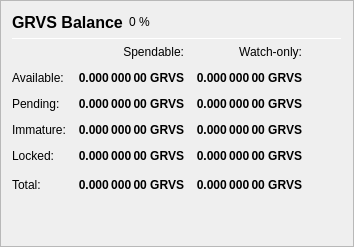
                   <widget class="QFrame" name="frame_Balances">
                    <property name="frameShape">
                     <enum>QFrame::StyledPanel</enum>
                    </property>
                    <property name="frameShadow">
                     <enum>QFrame::Raised</enum>
                    </property>
                    <layout class="QVBoxLayout" name="verticalLayout_4">
                     <item>
                      <layout class="QHBoxLayout" name="horizontalLayout_4">
                       <item>
                        <widget class="QLabel" name="label_5">
                         <property name="minimumSize">
                          <size>
                           <width>0</width>
                           <height>20</height>
                          </size>
                         </property>
                         <property name="font">
                          <font>
                           <pointsize>12</pointsize>
                           <weight>75</weight>
                           <bold>true</bold>
                          </font>
                         </property>
                         <property name="text">
                          <string>GRVS Balance</string>
                         </property>
                        </widget>
                       </item>
                       <item>
                        <widget class="QLabel" name="labelGRVSPercent">
                         <property name="text">
                          <string notr="true">0 %</string>
                         </property>
                        </widget>
                       </item>
                       <item>
                        <spacer name="horizontalSpacer_3">
                         <property name="orientation">
                          <enum>Qt::Horizontal</enum>
                         </property>
                         <property name="sizeHint" stdset="0">
                          <size>
                           <width>40</width>
                           <height>20</height>
                          </size>
                         </property>
                        </spacer>
                       </item>
                      </layout>
                     </item>
                     <item>
                      <widget class="Line" name="line_Balance">
                       <property name="minimumSize">
                        <size>
                         <width>0</width>
                         <height>1</height>
                        </size>
                       </property>
                       <property name="maximumSize">
                        <size>
                         <width>16777215</width>
                         <height>1</height>
                        </size>
                       </property>
                       <property name="orientation">
                        <enum>Qt::Horizontal</enum>
                       </property>
                      </widget>
                     </item>
                     <item>
                      <layout class="QGridLayout" name="gridLayout">
                       <property name="spacing">
                        <number>12</number>
                       </property>
                       <item row="0" column="1">
                        <widget class="QLabel" name="labelSpendable">
                         <property name="text">
                          <string>Spendable:</string>
                         </property>
                         <property name="alignment">
                          <set>Qt::AlignRight|Qt::AlignTrailing|Qt::AlignVCenter</set>
                         </property>
                        </widget>
                       </item>
                       <item row="0" column="2">
                        <widget class="QLabel" name="labelWatchonly">
                         <property name="text">
                          <string>Watch-only:</string>
                         </property>
                         <property name="alignment">
                          <set>Qt::AlignRight|Qt::AlignTrailing|Qt::AlignVCenter</set>
                         </property>
                        </widget>
                       </item>
                       <item row="1" column="0">
                        <widget class="QLabel" name="labelBalanceText">
                         <property name="text">
                          <string>Available:</string>
                         </property>
                        </widget>
                       </item>
                       <item row="1" column="1">
                        <widget class="QLabel" name="labelBalance">
                         <property name="font">
                          <font>
                           <weight>75</weight>
                           <bold>true</bold>
                          </font>
                         </property>
                         <property name="cursor">
                          <cursorShape>IBeamCursor</cursorShape>
                         </property>
                         <property name="toolTip">
                          <string>Your current spendable balance</string>
                         </property>
                         <property name="text">
                          <string notr="true">0.000 000 00 GRVS</string>
                         </property>
                         <property name="alignment">
                          <set>Qt::AlignRight|Qt::AlignTrailing|Qt::AlignVCenter</set>
                         </property>
                         <property name="textInteractionFlags">
                          <set>Qt::LinksAccessibleByMouse|Qt::TextSelectableByKeyboard|Qt::TextSelectableByMouse</set>
                         </property>
                        </widget>
                       </item>
                       <item row="1" column="2">
                        <widget class="QLabel" name="labelWatchAvailable">
                         <property name="font">
                          <font>
                           <weight>75</weight>
                           <bold>true</bold>
                          </font>
                         </property>
                         <property name="cursor">
                          <cursorShape>IBeamCursor</cursorShape>
                         </property>
                         <property name="toolTip">
                          <string>Your current balance in watch-only addresses</string>
                         </property>
                         <property name="text">
                          <string notr="true">0.000 000 00 GRVS</string>
                         </property>
                         <property name="alignment">
                          <set>Qt::AlignRight|Qt::AlignTrailing|Qt::AlignVCenter</set>
                         </property>
                         <property name="textInteractionFlags">
                          <set>Qt::LinksAccessibleByMouse|Qt::TextSelectableByKeyboard|Qt::TextSelectableByMouse</set>
                         </property>
                        </widget>
                       </item>
                       <item row="2" column="0">
                        <widget class="QLabel" name="labelPendingText">
                         <property name="text">
                          <string>Pending:</string>
                         </property>
                        </widget>
                       </item>
                       <item row="2" column="1">
                        <widget class="QLabel" name="labelUnconfirmed">
                         <property name="font">
                          <font>
                           <weight>75</weight>
                           <bold>true</bold>
                          </font>
                         </property>
                         <property name="cursor">
                          <cursorShape>IBeamCursor</cursorShape>
                         </property>
                         <property name="toolTip">
                          <string>Total of transactions that have yet to be confirmed, and do not yet count toward the spendable balance</string>
                         </property>
                         <property name="text">
                          <string notr="true">0.000 000 00 GRVS</string>
                         </property>
                         <property name="alignment">
                          <set>Qt::AlignRight|Qt::AlignTrailing|Qt::AlignVCenter</set>
                         </property>
                         <property name="textInteractionFlags">
                          <set>Qt::LinksAccessibleByMouse|Qt::TextSelectableByKeyboard|Qt::TextSelectableByMouse</set>
                         </property>
                        </widget>
                       </item>
                       <item row="2" column="2">
                        <widget class="QLabel" name="labelWatchPending">
                         <property name="font">
                          <font>
                           <weight>75</weight>
                           <bold>true</bold>
                          </font>
                         </property>
                         <property name="cursor">
                          <cursorShape>IBeamCursor</cursorShape>
                         </property>
                         <property name="toolTip">
                          <string>Unconfirmed transactions to watch-only addresses</string>
                         </property>
                         <property name="text">
                          <string notr="true">0.000 000 00 GRVS</string>
                         </property>
                         <property name="alignment">
                          <set>Qt::AlignRight|Qt::AlignTrailing|Qt::AlignVCenter</set>
                         </property>
                         <property name="textInteractionFlags">
                          <set>Qt::LinksAccessibleByMouse|Qt::TextSelectableByKeyboard|Qt::TextSelectableByMouse</set>
                         </property>
                        </widget>
                       </item>
                       <item row="3" column="0">
                        <widget class="QLabel" name="labelImmatureText">
                         <property name="text">
                          <string>Immature:</string>
                         </property>
                        </widget>
                       </item>
                       <item row="3" column="1">
                        <widget class="QLabel" name="labelImmature">
                         <property name="font">
                          <font>
                           <weight>75</weight>
                           <bold>true</bold>
                          </font>
                         </property>
                         <property name="cursor">
                          <cursorShape>IBeamCursor</cursorShape>
                         </property>
                         <property name="toolTip">
                          <string>Staked or masternode rewards that has not yet matured</string>
                         </property>
                         <property name="text">
                          <string notr="true">0.000 000 00 GRVS</string>
                         </property>
                         <property name="alignment">
                          <set>Qt::AlignRight|Qt::AlignTrailing|Qt::AlignVCenter</set>
                         </property>
                         <property name="textInteractionFlags">
                          <set>Qt::LinksAccessibleByMouse|Qt::TextSelectableByKeyboard|Qt::TextSelectableByMouse</set>
                         </property>
                        </widget>
                       </item>
                       <item row="3" column="2">
                        <widget class="QLabel" name="labelWatchImmature">
                         <property name="font">
                          <font>
                           <weight>75</weight>
                           <bold>true</bold>
                          </font>
                         </property>
                         <property name="cursor">
                          <cursorShape>IBeamCursor</cursorShape>
                         </property>
                         <property name="toolTip">
                          <string>Staked or masternode rewards in watch-only addresses that has not yet matured</string>
                         </property>
                         <property name="text">
                          <string notr="true">0.000 000 00 GRVS</string>
                         </property>
                         <property name="alignment">
                          <set>Qt::AlignRight|Qt::AlignTrailing|Qt::AlignVCenter</set>
                         </property>
                         <property name="textInteractionFlags">
                          <set>Qt::LinksAccessibleByMouse|Qt::TextSelectableByKeyboard|Qt::TextSelectableByMouse</set>
                         </property>
                        </widget>
                       </item>
                       <item row="4" column="0">
                        <widget class="QLabel" name="labelLockedBalanceText">
                         <property name="toolTip">
                          <string>Locked GRVS or Masternode collaterals. These are excluded from zGRVS minting.</string>
                         </property>
                         <property name="text">
                          <string>Locked:</string>
                         </property>
                        </widget>
                       </item>
                       <item row="4" column="1">
                        <widget class="QLabel" name="labelLockedBalance">
                         <property name="font">
                          <font>
                           <weight>75</weight>
                           <bold>true</bold>
                          </font>
                         </property>
                         <property name="cursor">
                          <cursorShape>IBeamCursor</cursorShape>
                         </property>
                         <property name="toolTip">
                          <string>Locked GRVS or Masternode collaterals. These are excluded from zGRVS minting.</string>
                         </property>
                         <property name="text">
                          <string notr="true">0.000 000 00 GRVS</string>
                         </property>
                         <property name="alignment">
                          <set>Qt::AlignRight|Qt::AlignTrailing|Qt::AlignVCenter</set>
                         </property>
                         <property name="textInteractionFlags">
                          <set>Qt::LinksAccessibleByMouse|Qt::TextSelectableByKeyboard|Qt::TextSelectableByMouse</set>
                         </property>
                        </widget>
                       </item>
                       <item row="4" column="2">
                        <widget class="QLabel" name="labelWatchLocked">
                         <property name="font">
                          <font>
                           <weight>75</weight>
                           <bold>true</bold>
                          </font>
                         </property>
                         <property name="cursor">
                          <cursorShape>IBeamCursor</cursorShape>
                         </property>
                         <property name="toolTip">
                          <string>Current locked balance in watch-only addresses</string>
                         </property>
                         <property name="text">
                          <string notr="true">0.000 000 00 GRVS</string>
                         </property>
                         <property name="alignment">
                          <set>Qt::AlignRight|Qt::AlignTrailing|Qt::AlignVCenter</set>
                         </property>
                         <property name="textInteractionFlags">
                          <set>Qt::LinksAccessibleByMouse|Qt::TextSelectableByKeyboard|Qt::TextSelectableByMouse</set>
                         </property>
                        </widget>
                       </item>
                       <item row="5" column="0">
                        <widget class="QLabel" name="labelTotalText">
                         <property name="toolTip">
                          <string>Your current GRVS balance, unconfirmed and immature transactions included</string>
                         </property>
                         <property name="text">
                          <string>Total:</string>
                         </property>
                        </widget>
                       </item>
                       <item row="5" column="1">
                        <widget class="QLabel" name="labelTotal">
                         <property name="font">
                          <font>
                           <weight>75</weight>
                           <bold>true</bold>
                          </font>
                         </property>
                         <property name="cursor">
                          <cursorShape>IBeamCursor</cursorShape>
                         </property>
                         <property name="toolTip">
                          <string>Your current GRVS balance, unconfirmed and immature transactions included</string>
                         </property>
                         <property name="text">
                          <string notr="true">0.000 000 00 GRVS</string>
                         </property>
                         <property name="alignment">
                          <set>Qt::AlignRight|Qt::AlignTrailing|Qt::AlignVCenter</set>
                         </property>
                         <property name="textInteractionFlags">
                          <set>Qt::LinksAccessibleByMouse|Qt::TextSelectableByKeyboard|Qt::TextSelectableByMouse</set>
                         </property>
                        </widget>
                       </item>
                       <item row="5" column="2">
                        <widget class="QLabel" name="labelWatchTotal">
                         <property name="font">
                          <font>
                           <weight>75</weight>
                           <bold>true</bold>
                          </font>
                         </property>
                         <property name="cursor">
                          <cursorShape>IBeamCursor</cursorShape>
                         </property>
                         <property name="toolTip">
                          <string>Current total balance in watch-only addresses</string>
                         </property>
                         <property name="text">
                          <string notr="true">0.000 000 00 GRVS</string>
                         </property>
                         <property name="alignment">
                          <set>Qt::AlignRight|Qt::AlignTrailing|Qt::AlignVCenter</set>
                         </property>
                         <property name="textInteractionFlags">
                          <set>Qt::LinksAccessibleByMouse|Qt::TextSelectableByKeyboard|Qt::TextSelectableByMouse</set>
                         </property>
                        </widget>
                       </item>
                       <item row="5" column="3">
                        <spacer name="horizontalSpacer_9">
                         <property name="orientation">
                          <enum>Qt::Horizontal</enum>
                         </property>
                         <property name="sizeHint" stdset="0">
                          <size>
                           <width>40</width>
                           <height>20</height>
                          </size>
                         </property>
                        </spacer>
                       </item>
                      </layout>
                     </item>
                     <item>
                      <spacer name="verticalSpacer_3">
                       <property name="orientation">
                        <enum>Qt::Vertical</enum>
                       </property>
                       <property name="sizeHint" stdset="0">
                        <size>
                         <width>20</width>
                         <height>40</height>
                        </size>
                       </property>
                      </spacer>
                     </item>
                    </layout>
                   </widget>
